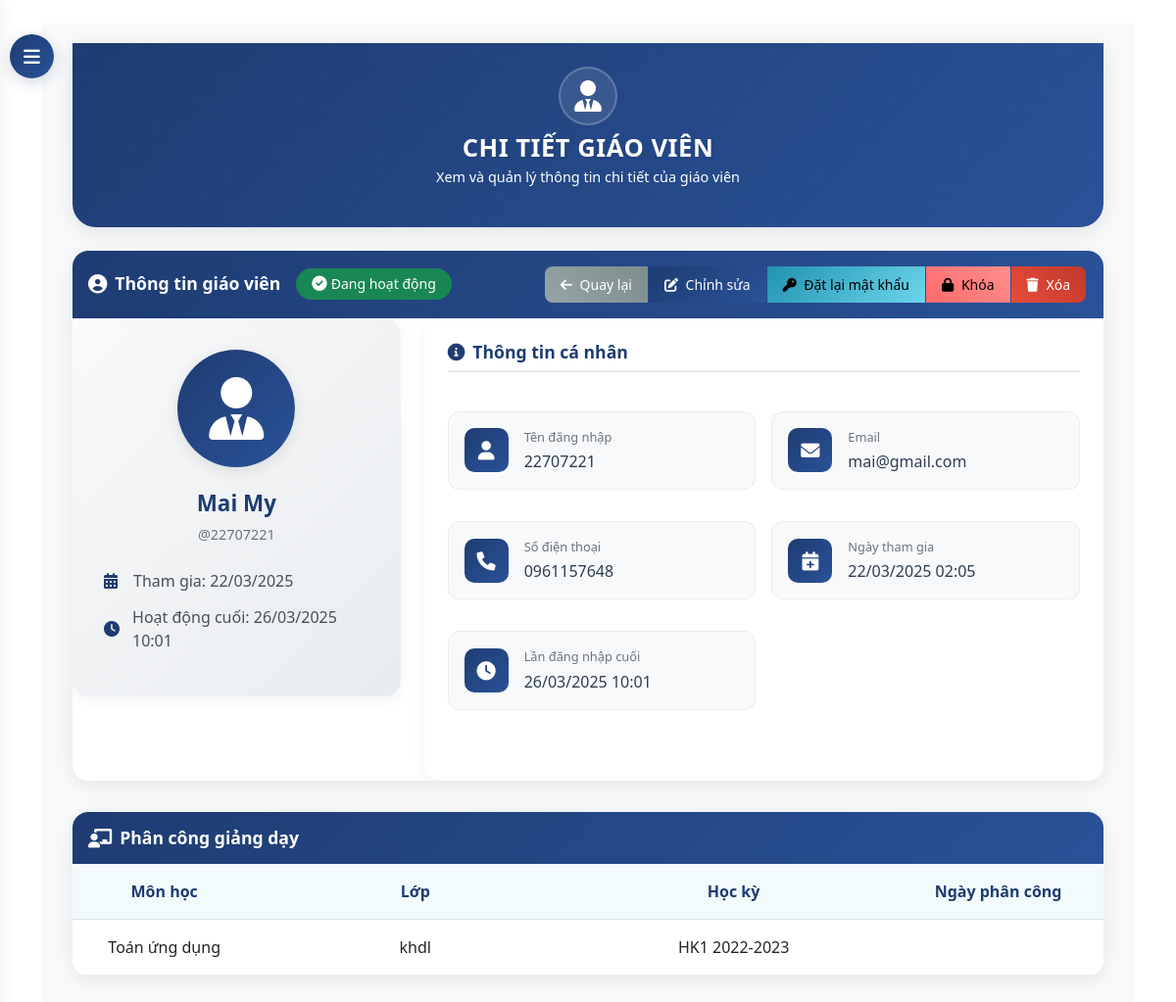
Page /dashboard/teachers/1/ (signed in) on the earlier database version.
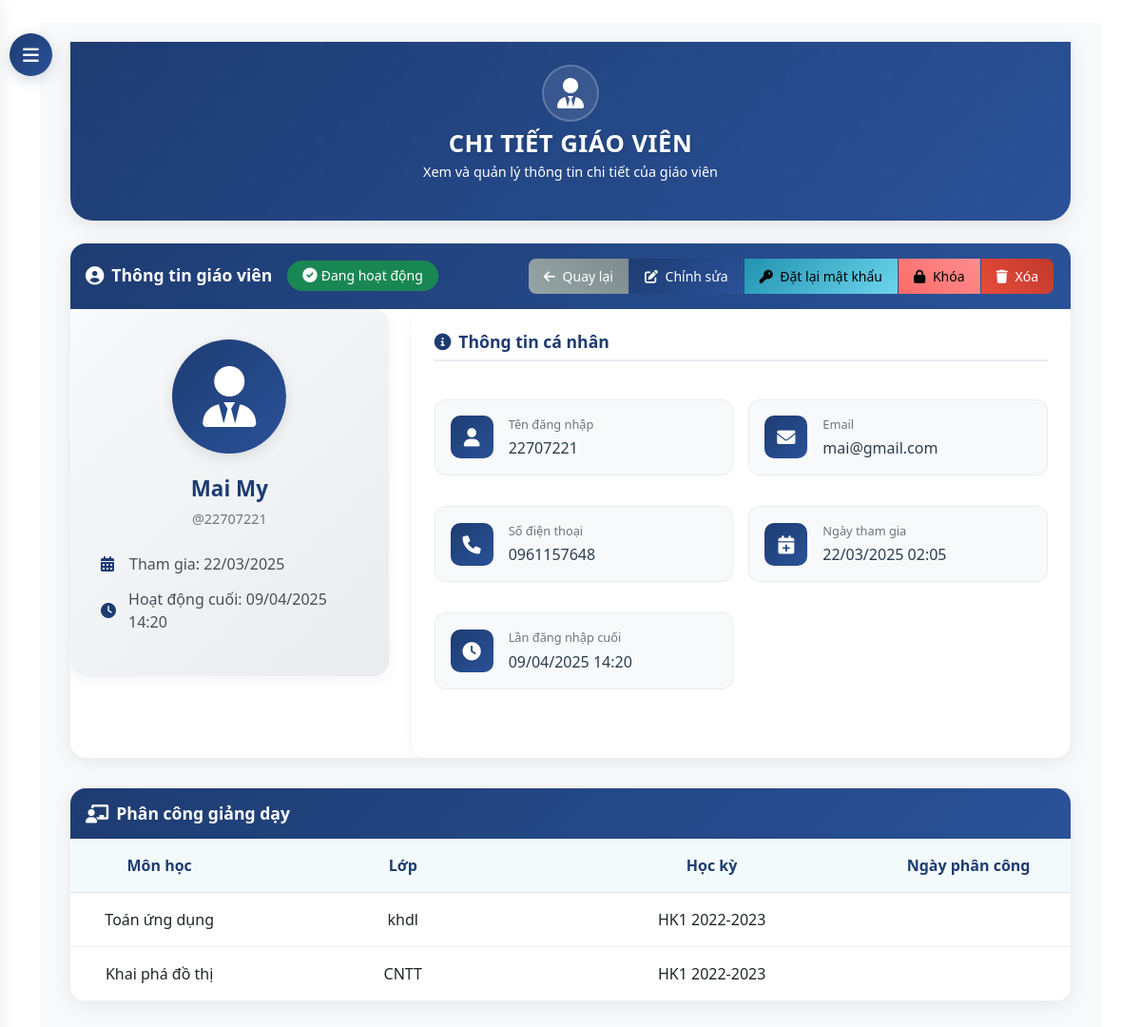
Same page on the later database version.
### core/models.py (models this page shows, shortened)
class Teacher(models.Model):
    user = models.OneToOneField(User, on_delete=models.CASCADE)
    phone = models.CharField(max_length=15, blank=True, null=True)
    date_of_birth = models.DateField(blank=True, null=True)
    address = models.TextField(blank=True, null=True)
    is_active = models.BooleanField(default=True)

class TeacherAssignment(models.Model):
    teacher = models.ForeignKey(Teacher, on_delete=models.CASCADE)
    subject = models.ForeignKey(Subject, on_delete=models.CASCADE)
    classroom = models.ForeignKey(ClassRoom, on_delete=models.CASCADE)
    semester = models.ForeignKey(Semester, on_delete=models.CASCADE)
    class Meta:
        unique_together = ('teacher', 'subject', 'classroom', 'semester')

class Subject(models.Model):
    name = models.CharField(max_length=100)

class ClassRoom(models.Model):
    class_code = models.CharField(max_length=10)
    name = models.CharField(max_length=100)

class Semester(models.Model):
    name = models.CharField(max_length=50)  # e.g., "HK1 2022-2023"
    start_date = models.DateField()
    end_date = models.DateField()
    is_active = models.BooleanField(default=True)

### core/views.py (the view)
# urls.py: path('dashboard/teachers/<int:teacher_id>/', views.teacher_detail, name='teacher_detail'),
@login_required
@user_passes_test(is_admin)
def teacher_detail(request, teacher_id):
    teacher = get_object_or_404(Teacher, id=teacher_id)
    teacher_assignments = TeacherAssignment.objects.filter(teacher=teacher)
    if request.method == 'POST':
        form = TeacherForm(request.POST, instance=teacher, user=teacher.user)
        if form.is_valid():
            form.save()
            messages.success(request, 'Thông tin giáo viên đã được cập nhật.')
            return redirect('teacher_detail', teacher_id=teacher.id)
    else:
        form = TeacherForm(instance=teacher, user=teacher.user)
    return render(request, 'core/admin/teacher_detail.html', {
        'teacher': teacher,
        'form': form,
        'teacher_assignments': teacher_assignments
    })

### core/views.py (called while the page is built)
def is_admin(user):
    return user.is_superuser

### templates/core/admin/teacher_detail.html (shortened to what the changed rows need)
{% extends 'base.html' %}
{% block content %}
<div id="content">
    <div class="container-fluid">
        <div class="hero-section">
            <div class="container">
                <div class="row justify-content-center text-center">
                    <div class="col-md-8">
                        <h1 class="hero-title">CHI TIẾT GIÁO VIÊN</h1>
                    </div>
                </div>
            </div>
        </div>
        <div class="teacher-card">
        <div class="card-body">
                <div class="row g-4">
                    <div class="col-md-4">
                        <div class="profile-card">
                            <div class="profile-avatar">
                                <i class="fas fa-user-tie fa-4x"></i>
                            </div>
                            <h5 class="profile-name">{{ teacher.user.get_full_name }}</h5>
                            <p class="profile-username">@{{ teacher.user.username }}</p>
                            <div class="profile-stats">
                                <div class="stat-item">
                                    <i class="fas fa-calendar-alt"></i>
                                    <span>Tham gia: {{ teacher.user.date_joined|date:"d/m/Y" }}</span>
                                </div>
                                <div class="stat-item">
                                    <i class="fas fa-clock"></i>
                                    <span>Hoạt động cuối: {{ teacher.user.last_login|date:"d/m/Y H:i"|default:"Chưa đăng nhập" }}</span>
                                </div>
                            </div>
                        </div>
                    </div>
                    <div class="col-md-8">
                        <div class="info-card">
                            <div class="info-section">
                                <div class="row g-3">
                                    <div class="col-md-6">
                                        <div class="detail-box">
                                            <div class="detail-content">
                                                <label>Tên đăng nhập</label>
                                                <p>{{ teacher.user.username }}</p>
                                            </div>
                                        </div>
                                    </div>
                                    <div class="col-md-6">
                                        <div class="detail-box">
                                            <div class="detail-content">
                                                <label>Email</label>
                                                <p>{{ teacher.user.email }}</p>
                                            </div>
                                        </div>
                                    </div>
                                    <div class="col-md-6">
                                        <div class="detail-box">
                                            <div class="detail-content">
                                                <label>Số điện thoại</label>
                                                <p>{{ teacher.phone|default:"Chưa cập nhật" }}</p>
                                            </div>
                                        </div>
                                    </div>
                                    <div class="col-md-6">
                                        <div class="detail-box">
                                            <div class="detail-content">
                                                <label>Ngày tham gia</label>
                                                <p>{{ teacher.user.date_joined|date:"d/m/Y H:i" }}</p>
                                            </div>
                                        </div>
                                    </div>
                <div class="col-md-6">
                                        <div class="detail-box">
                                            <div class="detail-content">
                                                <label>Lần đăng nhập cuối</label>
                                                <p>{{ teacher.user.last_login|date:"d/m/Y H:i"|default:"Chưa đăng nhập" }}</p>
                                            </div>
                                        </div>
                                    </div>
                                </div>
                            </div>
                        </div>
                </div>
            </div>
        </div>
    </div>
        <div class="teacher-card">
        <div class="card-body">
            {% if teacher_assignments %}
            <div class="table-responsive">
                    <table class="table">
                    <thead>
                        <tr>
                            <th>Môn học</th>
                            <th>Lớp</th>
                            <th>Học kỳ</th>
                            <th>Ngày phân công</th>
                        </tr>
                    </thead>
                    <tbody>
                        {% for assignment in teacher_assignments %}
                        <tr>
                            <td>{{ assignment.subject.name }}</td>
                            <td>{{ assignment.classroom.name }}</td>
                            <td>{{ assignment.semester.name }}</td>
                            <td>{{ assignment.created_at|date:"d/m/Y" }}</td>
                        </tr>
                        {% endfor %}
                    </tbody>
                </table>
            </div>
            {% else %}
            <div class="alert alert-info text-center">
                    <i class="fas fa-info-circle me-2"></i>Giáo viên này chưa được phân công giảng dạy.
            </div>
            {% endif %}
        </div>
    </div>
</div>
</div>
{% endblock %}

Differences in the rows shown:
changed through a linked row, Teacher "Mai My": user.last_login "26/03/2025 10:01" → "09/04/2025 14:20"
added TeacherAssignment: subject.name "Khai phá đồ thị", classroom.name "CNTT", semester.name "HK1 2022-2023"
